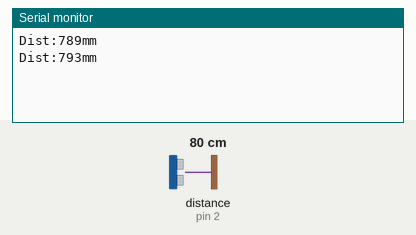
The sketch below on a simulated Arduino Uno, built with avr-gcc and run on an emulated ATmega328P. Shown: the last lines printed to the serial monitor. Wiring (inferred from the names in the program): ultrasonic range finder: trigger pin 3; echo pin 2. The test bench sets the inputs (shaded band); at power-on: distance to the obstacle (sensor on pin 2) 80 cm. The echo pulse lasts 58.3 µs per cm.

Above: at 1.8 s.
1.9 s: distance to the obstacle (sensor on pin 2) set to 2 cm
At 2.8 s:
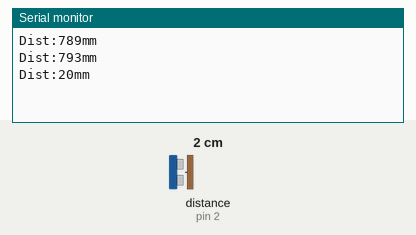
3.4 s: distance to the obstacle (sensor on pin 2) set to 4 cm
At 4.8 s:
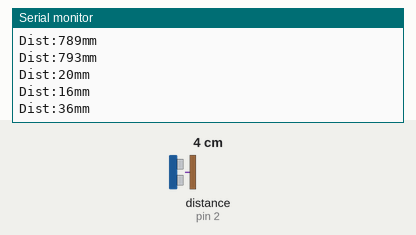
Timing chart, 0 to 6.4 s (numbered marks = the images above; inputs shaded):
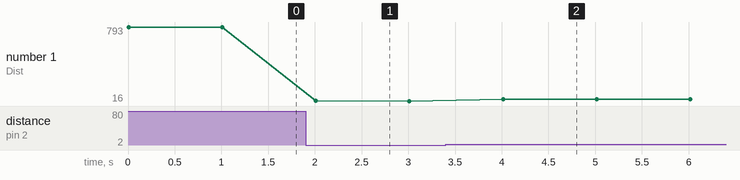

Measured:
- after the input at 1.9 s, the serial monitor: prints a new line after 0.11 s (image 1)
- after the input at 3.4 s, the serial monitor: prints a new line after 0.61 s (image 2)
- plotted number 1: 793 → 16 after the input at 1.9 s, 16 → 36 after the input at 3.4 s

The sketch:

y401.ino
```cpp
/*
  http://wenku.baidu.com/link?url=w85bsn3edJ1kXH9JZQhgWk19_zqO7j9Knoes8WX-KpLbm5b7pnexkw6sBBu8FbfhBxr2LThpkxym8dkyZWnIYK4HctwO_jmtpzA6X-Ab8ma
  参数:2cm~4.5m
  今天功耗:<2mA
  串口:9600bps
  后面的跳线：插上串口模式，拔下gpio模式
  GPIO模式
    Trig上10us以上的高电平，就会通过Echo输出一个持续一定时间的高电平，以反应距离
      距离=高电平时间*340/2
      340是声速
  串口模式
    通过Trig/TX管脚输入0X55（波特率9600），US-100便会通过Echo/RX管脚输出两字节的距离值，第一个字节是距离的高8位（HDate），
    第二个字节为距离的低8位（LData），单位为毫米。即距离值为 （HData*256 +LData）mm

*/

unsigned int EchoPin = 2;
unsigned int TrigPin = 3;
unsigned long Time_Echo_us = 0;
unsigned long Len_mm = 0; //距离

void setup() {
  Serial.begin(9600);
  pinMode(EchoPin, INPUT);
  pinMode(TrigPin, OUTPUT);
}

void loop() {
  digitalWrite(TrigPin, HIGH);
  delayMicroseconds(50);
  digitalWrite(TrigPin, LOW);   //结束脉冲

  //pulseIn，等到pin上满足第二个参数，然后计时，直到不满足，返回时间
  Time_Echo_us = pulseIn(EchoPin,HIGH);
  if( Time_Echo_us>1 && Time_Echo_us<60000){//有效范围
    Len_mm = Time_Echo_us*340/1000/2;
    Serial.print("Dist:");
    Serial.print(Len_mm,DEC); //10进制
    Serial.println("mm");
  }
  delay(1000);
}
```
